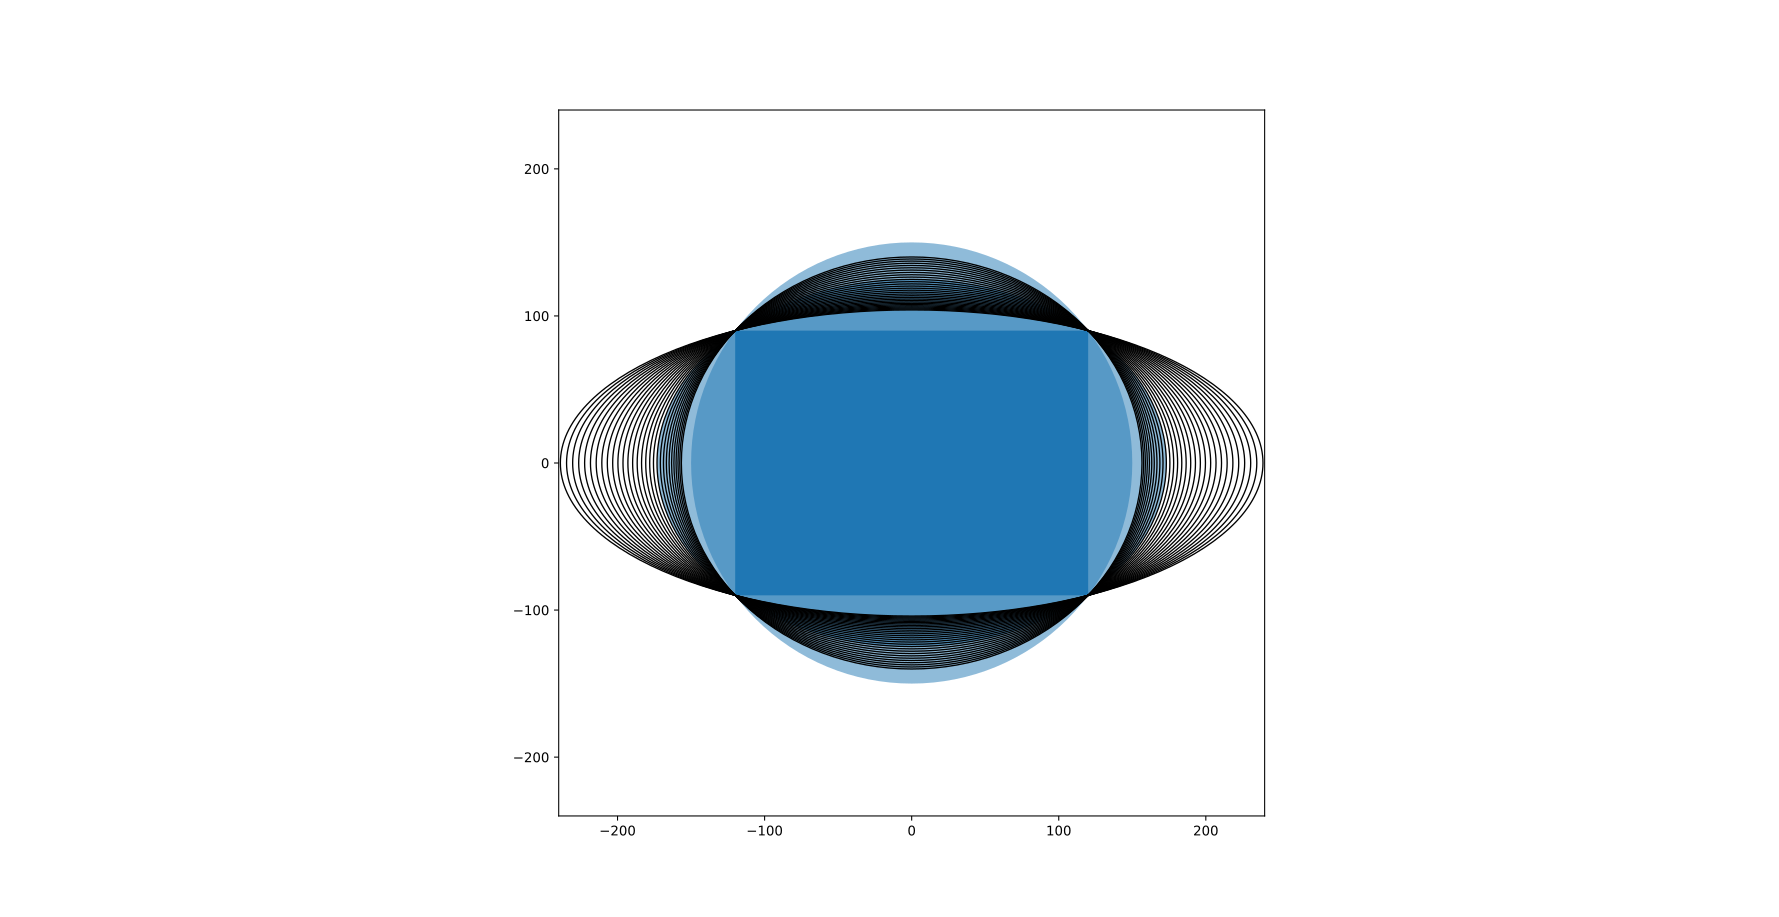

Python code for this plot:
from sympy import solve, sqrt, lambdify, nonlinsolve
from sympy.abc import v, x, y, z
import matplotlib.pyplot as plt
from matplotlib.patches import Ellipse, Circle, Rectangle
import numpy
import math


l = 240.0
h = 180.0
figure = plt.subplot(111, aspect="equal")
rectangle = Rectangle(xy=numpy.array([-0.5 * l, -0.5 * h]), width=l, height=h)

print("Ellipse")
solution = solve(-1.0 * (0.5 * h) ** 2 + (2 * sqrt((0.5 * l) ** 2 + x ** 2) - 0.5 * h) ** 2 - l ** 2)
b = solution[1]
print(f"b = {solution}")
solution = solve((0.5 * l) ** 2 - x ** 2 + b ** 2)
a = solution[1]
print(f"a = {solution}")
solution = solve(x ** 2 - a ** 2 + b ** 2)
print(f"m = {solution}")
ellipse = Ellipse(xy=numpy.zeros(2), width=2 * a, height=2 * b)
ellipse.set_alpha(0.5)


# a = x
# b = y
solution = solve(
    [
        (2 * x - sqrt((0.5 * z + l) ** 2 + (0.5 * h) ** 2)) ** 2 - (0.5 * z) ** 2 - (0.5 * h) ** 2,
        x ** 2 - y ** 2 - (0.5 * l + 0.5 * z) ** 2,
    ],
    [x, y, z],
    dict=True,
)
print(solution)
for s in solution:
    print("--")
    print(s[x].subs(z, 0))
    print(s[y].subs(z, 0))
print()

# Solution 3 is equal to ellipsis above, when z equals 0
fx = lambdify(z, solution[2][x], "numpy")
fy = lambdify(z, solution[2][y], "numpy")
values = numpy.arange(start=-100.0, stop=200.0, step=10.0)
es = []
for v in values:
    es.append(Ellipse(xy=numpy.zeros(2), width=2 * math.fabs(fx(v)), height=2 * math.fabs(fy(v)), fill=False))


print("Circle")
r = math.sqrt((0.5 * l) ** 2 + (0.5 * h) ** 2)
print(f"r = {r}")
circle = Circle(xy=numpy.zeros(2), radius=r)
circle.set_alpha(0.5)

figure.add_artist(ellipse)
figure.add_artist(circle)
figure.add_artist(rectangle)
for e in es:
    figure.add_artist(e)

plt.xlim(-l, l)
plt.ylim(-l, l)
plt.show()
